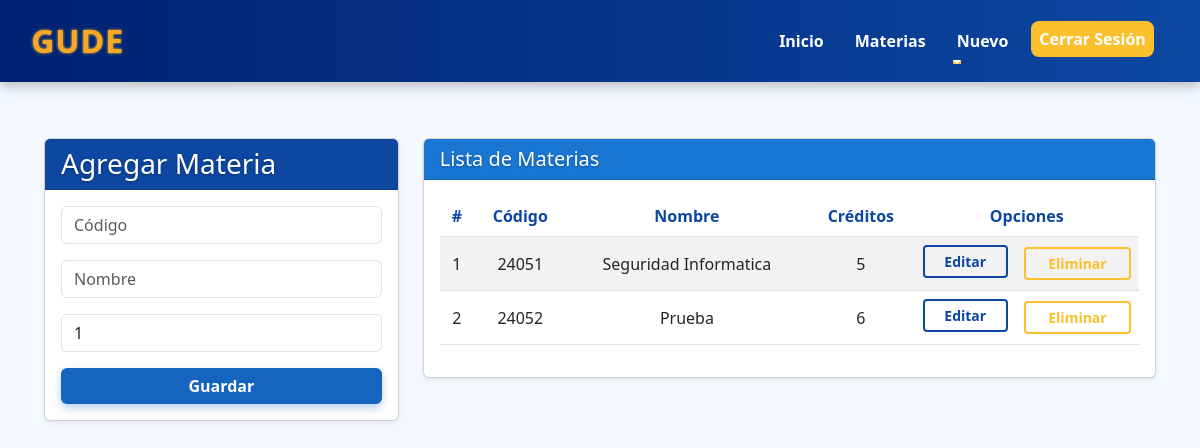
Page /materias/ on the earlier database version.
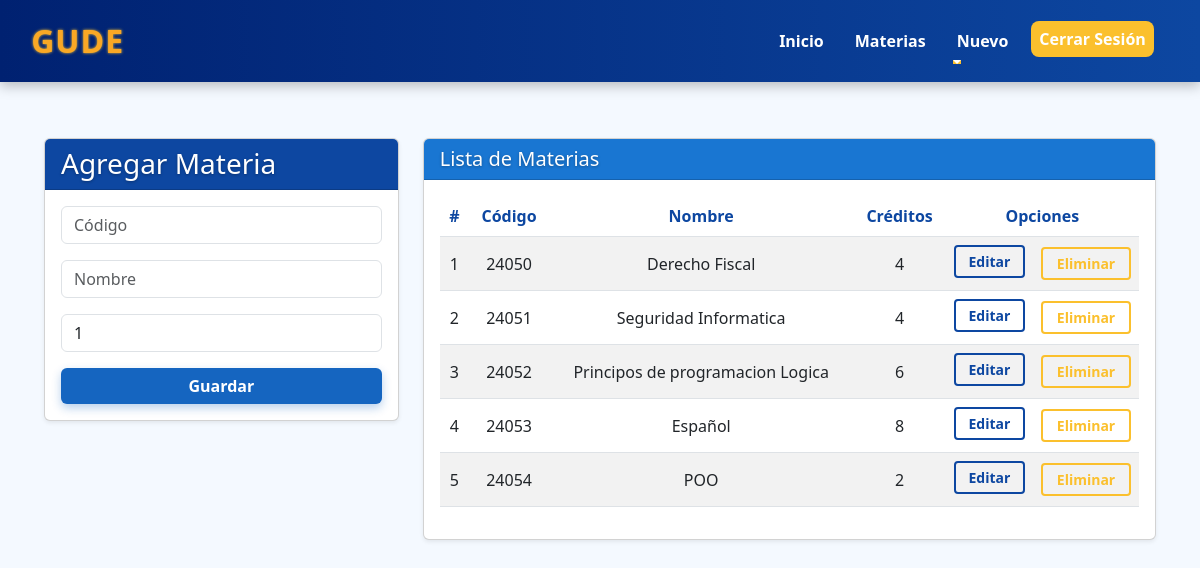
Same page on the later database version.
### Aplicaciones/General/models.py (models this page shows, shortened)
class Curso(models.Model):
    codigo = models.CharField(primary_key=True, max_length=6)
    nombre = models.CharField(max_length=50)
    creditos = models.PositiveSmallIntegerField()

### Aplicaciones/General/views.py (the view)
# urls.py: path('materias/', views.materias, name='materias'),
def materias(request):
    cursos = Curso.objects.all()
    return render(request, "Materias.html", {"cursos": cursos})

### Aplicaciones/General/templates/Materias.html (shortened to what this page needs)
{% extends './base.html' %}
{% load static %}
{% block body %}
<div class="container mt-4">
  <div class="row">
    <div class="col-md-4">
      <div class="card shadow-sm">
        <div class="card-header bg-primary text-white">
          <h3 class="mb-0">Agregar Materia</h3>
        </div>
        <div class="card-body">
          <form action="{% url 'registrarMateria' %}" method="post">
            <div class="form-group mb-3">
              <input type="text" name="txtCodigo" id="txtCodigo" class="form-control"
                    placeholder="Código"
                    pattern="^\d{5}$" title="El código debe contener exactamente 5 números" required />
            </div>
            <div class="form-group mb-3">
              <input type="text" name="txtNombre" id="txtNombre" class="form-control"
                    placeholder="Nombre"
                    pattern="^[A-Za-zÁÉÍÓÚáéíóúÑñ\s]+$" title="El nombre solo debe contener letras y espacios" required />
            </div>
            <div class="form-group mb-3">
              <input type="number" name="numCreditos" id="numCreditos" class="form-control" placeholder="Créditos" min="1" max="9" value="1" required />
            </div>
            <button type="submit" class="btn btn-azul w-100">Guardar</button>
          </form>
        </div>
      </div>
    </div>
    <div class="col-md-8">
      <div class="card shadow-sm">
        <div class="card-header bg-secondary text-white">
          <h5 class="mb-0">Lista de Materias</h5>
        </div>
        <div class="card-body table-responsive">
          <table class="table table-striped table-hover">
            <thead>
              <tr>
                <th>#</th>
                <th>Código</th>
                <th>Nombre</th>
                <th>Créditos</th>
                <th colspan="2">Opciones</th>
              </tr>
            </thead>
            <tbody>
              {% for c in cursos %}
              <tr>
                <td>{{ forloop.counter }}</td>
                <td>{{ c.codigo }}</td>
                <td>{{ c.nombre }}</td>
                <td>{{ c.creditos }}</td>
                <td>
                  <a href="{% url 'edicionCurso' c.codigo %}" class="btn btn-outline-azul btn-sm w-100 mb-1">Editar</a>
                </td>
                <td>
                  <a href="{% url 'eliminacionCurso' c.codigo %}" class="btn btn-outline-dorado btn-sm w-100 btnEliminacion">Eliminar</a>
                </td>
              </tr>
              {% empty %}
              <tr>
                <td colspan="6" class="text-center text-muted">No hay materias registradas</td>
              </tr>
              {% endfor %}
            </tbody>
          </table>
        </div>
      </div>
    </div>
  </div>
</div>
{% endblock %}

Differences in the rows shown:
added Curso: codigo "24050", nombre "Derecho Fiscal", creditos "4"
changed Curso "Seguridad Informatica": creditos "5" → "4"
changed Curso id 24052: nombre "Prueba" → "Principos de programacion Logica"
added Curso: codigo "24053", nombre "Español", creditos "8"
added Curso: codigo "24054", nombre "POO", creditos "2"
